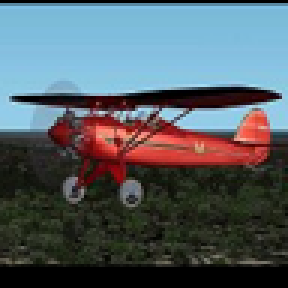
#> input picture Exercise 3/images_per_class/test/airplane/airplane_test_034.png, 96 x 96 px (shown 3 times larger); its folder holds only this picture in this run
$ jupyter execute --allow-errors 3_BoW_with_HOG.ipynb   (shell and % lines are left out)   (older library calls are emulated)
#> lines starting #> are read from the running program, lines starting #| are printed output that depends on the picture
Bag-of-Words classification of STL-10 dataset with HOG features and nearest-neighbor classifier.

[cell 1]
import sys
import os
import glob
import cv2
import numpy as np
from scipy import ndimage, spatial

Define main parameters: path to STL-10, list of names for considered classes, number of codebook words (i.e. K-means clusters), type of norm for determining nearest neighbor of BoW histograms.

[cell 2]
dataset_dir = 'images_per_class'
class_names_input = ['airplane', 'bird', 'car', 'cat', 'deer', 'dog', 'horse', 'monkey', 'ship', 'truck']
#class_names_input = ['cat', 'ship']
K = 100
nearest_neighbor_norm = 'L2'

Filter specified class names to obtain a valid subset of STL-10 classes. If this subset has less than two elements, exit with an error status.

[cell 3]
STL10_class_names = ['airplane', 'bird', 'car', 'cat', 'deer', 'dog', 'horse', 'monkey', 'ship', 'truck']
class_names_input_unique = np.unique(class_names_input)
is_input_valid = np.array([c in STL10_class_names for c in class_names_input_unique])
class_names = class_names_input_unique[is_input_valid]
C = len(class_names)
if C < 2:
    print('Not enough classes to distinguish. Need at least 2 classes from STL-10!')
    sys.exit(1)

Define functions for extraction of HOG features.

[cell 4]
def grid_of_feature_points(image, n_points_x, n_points_y, margin_x, margin_y):
    """
    Construct grid of feature points to serve as patch centers for computation of HOG features.
    """

    nx, ny = image.shape
    x = np.linspace(margin_x, nx + margin_x, n_points_x)
    y = np.linspace(margin_y, ny + margin_y, n_points_y)

    feature_points_x, feature_points_y = np.meshgrid(x, y)

    # Return the set of feature points as two 1D arrays holding their image coordinates.
    return feature_points_x.ravel().astype(int), feature_points_y.ravel().astype(int)


def compute_HOG_descriptors(image, feature_points_x, feature_points_y, cell_width, cell_height):
    """
    Compute the HOG descriptors, as the set of features for an input image, at the specified points.
    Output:
        |HOG_descriptors|: 2D NumPy array of shape (n_points, n_cells * n_cells * n_bins)
    """

    # Define parameters and constants.
    n_bins = 8
    n_points = feature_points_x.shape[0]
    n_cells = 4
    pi = np.pi

    bin_bounds = np.linspace(-pi, pi, n_bins+1)

    HOG_descriptors = np.zeros((n_points, n_cells * n_cells * n_bins))

    im_x = cv2.Sobel(image,cv2.CV_64F,1,0,ksize=3)
    im_y = cv2.Sobel(image,cv2.CV_64F,0,1,ksize=3)

    gradient, theta = cv2.cartToPolar(im_x, im_y)

    theta = np.where(theta<pi , theta, theta - 2*pi)

    for i in range(n_points):
        for j in range(n_cells):
            for k in range(n_cells):
                patch_grad = gradient[feature_points_x[i]+(j-n_cells)*cell_width:feature_points_x[i]+(j-n_cells+1)*cell_width,
                                      feature_points_y[i]+(k-n_cells)*cell_height:feature_points_y[i]+(k-n_cells+1)*cell_height]
                patch_theta = theta[feature_points_x[i]+(j-n_cells)*cell_width:feature_points_x[i]+(j-n_cells+1)*cell_width,
                                    feature_points_y[i]+(k-n_cells)*cell_height:feature_points_y[i]+(k-n_cells+1)*cell_height]
                HOG_descriptors[i, j*k+k:j*k+k+n_bins] = np.histogram(patch_theta.ravel(), bins=bin_bounds, weights=patch_grad.ravel())[0]

    return HOG_descriptors


def feature_extraction(image_full_filename):
    """
    Extract HOG features for an input image.
    Inputs:
        |image_full_filename|: full path to the input image file
    Output:
        2D NumPy array of shape (n_points_x * n_points_y, 128)
    """

    # Read the input image into a numpy.ndarray variable of two dimensions (grayscale) for further processing.
    image = cv2.imread(image_full_filename, 0).astype('float')

    # Define parameters.
    n_points_x = 6
    n_points_y = 6
    cell_width = 4
    cell_height = 4
    margin_x = 2 * cell_width
    margin_y = 2 * cell_height

    # Construct grid of feature points.
    feature_points_x, feature_points_y = grid_of_feature_points(image, n_points_x, n_points_y, margin_x, margin_y)

    # Return HOG features at the computed feature points.
    return compute_HOG_descriptors(image, feature_points_x, feature_points_y, cell_width, cell_height)


def image_full_filenames_in_directory(directory):
    """
    Return a list with full filenames of all images in the input directory, sorted in lexicographical order.
    Inputs:
        |directory|: path to input directory.
    """

    image_format = '.png'
    image_filename_pattern = os.path.join(directory, '*' + image_format)
    list_image_full_filenames = glob.glob(image_filename_pattern)
    # Sort the list.
    list_image_full_filenames = sorted(list_image_full_filenames)

    return list_image_full_filenames


def class_features(class_directory):
    """
    Construct a 3D numpy.ndarray holding the HOG features for all images in a class, under the input directory.
    Inputs:
        |class_directory|: path to input directory.
    """

    # Get the list with all images in the class directory.
    list_image_full_filenames = image_full_filenames_in_directory(class_directory)
    n_images = len(list_image_full_filenames)

    # Initialize a list of HOG features per image.
    HOG_features = []

    # Main loop over the images to compute and append HOG features.
    for i in range(n_images):
        # Display progress.
        #print('Feature extraction for image {:d}/{:d}'.format(i + 1, n_images))

        # Extract features for current image as a 2D numpy.ndarray and append it to the list.
        HOG_features.append(feature_extraction(list_image_full_filenames[i]))

    # Concatenate feature vectors from all images into a single 3D numpy.ndarray with dimensions
    # n_images-by-n_descriptors-by-D.
    # ASSUMPTION: all images of processed classes have equal dimensions, therefore equal n_points for the constructed
    # grids.
    HOG_features_class = np.array(HOG_features)

    return HOG_features_class


def split_features(dataset_dir, split, class_names):
    """
    Construct a list of 3D arrays, one for each class, with features for an entire split of the dataset.
    Inputs:
        |dataset_dir|: path to root dataset directory.
        |split|: name of processed split, e.g. 'train' or 'test'.
        |class_names|: list of names of considered classes.
    """

    # Form path to root split directory.
    split_dir = os.path.join(dataset_dir, split)

    HOG_features_split = []

    # Main loop over classes.
    for i in range(len(class_names)):
        current_class_name = class_names[i]

        # Display progress.
        print('Processing {:s} split, class {:d}: {:s}'.format(split, i + 1, current_class_name))

        # Extract features.
        HOG_features_split.append(class_features(os.path.join(split_dir, current_class_name)))

    return HOG_features_split

**Training** and **testing** - **step 1)** compute HOG features for the entire train and test splits.

[cell 5]
train_split = 'train'
HOG_features_train = split_features(dataset_dir, train_split, class_names)
#> in feature_extraction, `image = cv2.imread(image_full_filename, 0).astype('float')`:
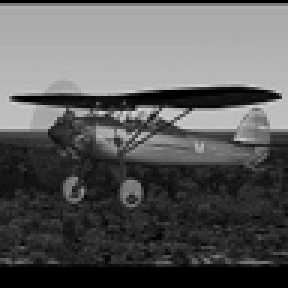
#> image: shape (96, 96) float64 (shown 3 times larger); min 0, max 213, mean 90.7
#> in feature_extraction, `feature_points_x, feature_points_y = grid_of_feature_points(image, n_p..`: feature_points_x = 36 values, max 104 at index 5, min 8 at index 0, mean 55.67; feature_points_y = 36 values from 8 to 104
#> in compute_HOG_descriptors, `im_x = cv2.Sobel(image,cv2.CV_64F,1,0,ksize=3)`:
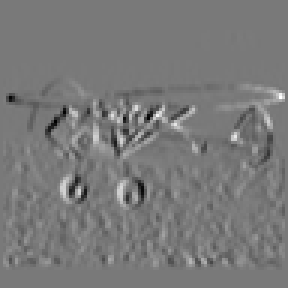
#> im_x: shape (96, 96) float64 (shown 3 times larger); min -465, max 509, mean -0.1; drawn with min black and max white
#> in compute_HOG_descriptors, `im_y = cv2.Sobel(image,cv2.CV_64F,0,1,ksize=3)`:
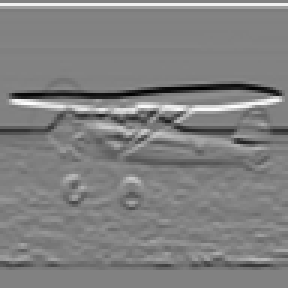
#> im_y: shape (96, 96) float64 (shown 3 times larger); min -815, max 789, mean -5.2; drawn with min black and max white
#> in compute_HOG_descriptors, `gradient, theta = cv2.cartToPolar(im_x, im_y)`:
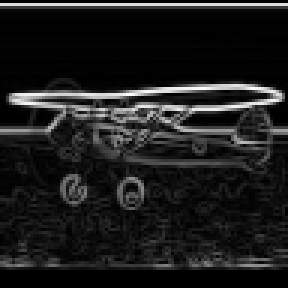
#> gradient: shape (96, 96) float64 (shown 3 times larger); min 0, max 815.1, mean 93.3; drawn with min black and max white
#> in compute_HOG_descriptors, `gradient, theta = cv2.cartToPolar(im_x, im_y)`:
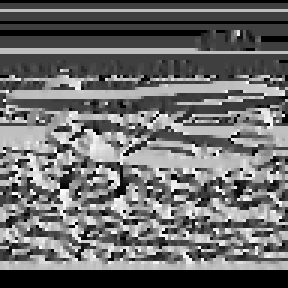
#> theta: shape (96, 96) float64 (shown 3 times larger); min 0, max 6.27, mean 2.68; drawn with min black and max white
#> in compute_HOG_descriptors, `theta = np.where(theta<pi , theta, theta - 2*pi)`:
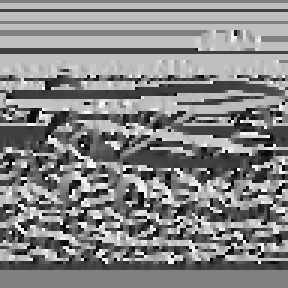
#> theta: shape (96, 96) float64 (shown 3 times larger); min -3.14, max 3.14, mean 0.134; drawn with min black and max white
#> in feature_extraction, `return compute_HOG_descriptors(image, feature_points_x, feature_points..`:
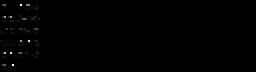
#> returned value: shape (36, 128) float64 (shown 2 times larger); min 0, max 4370.4, mean 18.7; drawn with min black and max white
#> pass 2 of the loop in split_features, `for i in range(len(class_names)):`:
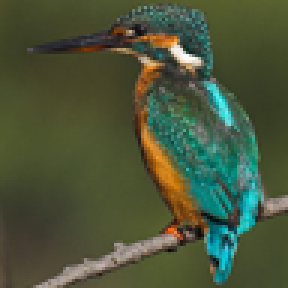
#> input picture Exercise 3/images_per_class/test/bird/bird_test_025.png, 96 x 96 px (shown 3 times larger)
#> in compute_HOG_descriptors (call 2), `theta = np.where(theta<pi , theta, theta - 2*pi)`:
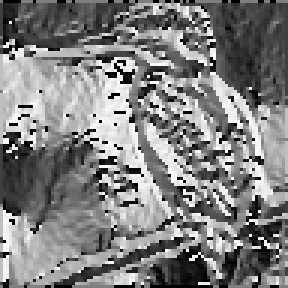
#> theta: shape (96, 96) float64 (shown 3 times larger); min -3.14, max 3.14, mean -0.00183; drawn with min black and max white
#> in feature_extraction (call 2), `return compute_HOG_descriptors(image, feature_points_x, feature_points..`:
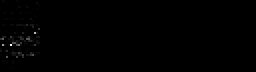
#> returned value: shape (36, 128) float64 (shown 2 times larger); min 0, max 3227.2, mean 11; drawn with min black and max white

# Concatenate HOG features from all classes of the train split into one 2D matrix.
n_images_per_class, n_descriptors_per_image, D = HOG_features_train[0].shape
#> n_images_per_class = 1; n_descriptors_per_image = 36; D = 128
HOG_features_train_concatenated = np.empty((0, D))
#> HOG_features_train_concatenated = empty array
for c in range(C):
    HOG_features_train_concatenated = np.concatenate((HOG_features_train_concatenated,
                                                      np.reshape(HOG_features_train[c], (-1, D))))
#> this loop made 10 passes
#> pass 2, `HOG_features_train_concatenated = np.concatenate((HOG_features_train_c..`:
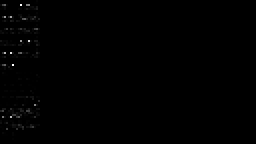
#> HOG_features_train_concatenated: shape (72, 128) float64 (shown 2 times larger); min 0, max 4370.4, mean 14.8; drawn with min black and max white

test_split = 'test'
HOG_features_test = split_features(dataset_dir, test_split, class_names)
#> pass 2 of the loop in split_features, `for i in range(len(class_names)):`:

Define functions for codebook construction via K-means clustering, Bag-of-Words histogram representation, nearest-neighbor classification, and evaluation.

[cell 6]
# [50 lines left out: functions find_nearest_neighbor_L2, find_nearest_neighbor_Cos, find_nearest_neighbor_L1, not called in this run]

def kmeans(points, K, n_iter):
    """
    Cluster the input points into K clusters using K-means with the specified number of iterations and output the
    induced cluster centroids.
    Inputs:
        |points|: 2D numpy.ndarray containing feature vectors as its rows, with dimensions N-by-D
        |K|: number of clusters
        |n_iter|: number of iterations of K-means algorithm
    Output:
        |centroids|: 2D numpy.ndarray containing the final cluster centroids as its rows, with dimensions K-by-D
    """

    N, n_dims = points.shape[:2]

    # Centroid initialization with randomly selected feature vectors.
    centroids = points[np.random.choice(n_dims, K, replace=False), :]


    # Main K-means loop.
    for i in range(n_iter):
        # 1) Cluster assignment.
        assignments = find_nearest_neighbor_L2(points, centroids)

        for k in range(K):
            if ((assignments == k).any()):
                centroids[k,:] = np.mean(points[assignments == k], axis = 0)
            else:
                centroids[k,:] = points[np.random.choice(n_dims, 1, replace=False), :]

        # Display progress.
        print('Completed K-means iteration {:d}/{:d}'.format(i+1, n_iter))

    return centroids


# [94 lines left out: functions bow_histograms_and_labels, nearest_neighbor_classifier, confusion_matrix, accuracy_from_confusion_matrix, not called in this run]

**Training** and **testing** - **step 2)**

[cell 7]
n_evaluation_rounds = 2

# Initialize confusion matrices and array of accuracy values.
confusion_matrices = np.zeros((n_evaluation_rounds, C, C))
accuracy_values = np.zeros(n_evaluation_rounds)

# Fix random seed to ensure reproducibility of the results.
np.random.seed(0)

# Define other parameters.
n_iters_kmeans = 10

# Main loop to repeat training and testing.
#> (the rest of this cell did not finish here and is left out)

[cell 8]
import seaborn as sns
import matplotlib.pyplot as plt

plt.figure(figsize=(10,8))
sns.heatmap(confusion_matrices[1]/confusion_matrices[1].sum(axis=0)*100,
            annot=confusion_matrices[1]/confusion_matrices[1].sum(axis=0)*100,
            xticklabels=class_names, yticklabels=class_names, fmt='.1f', cmap='Purples')
plt.yticks(rotation=0)
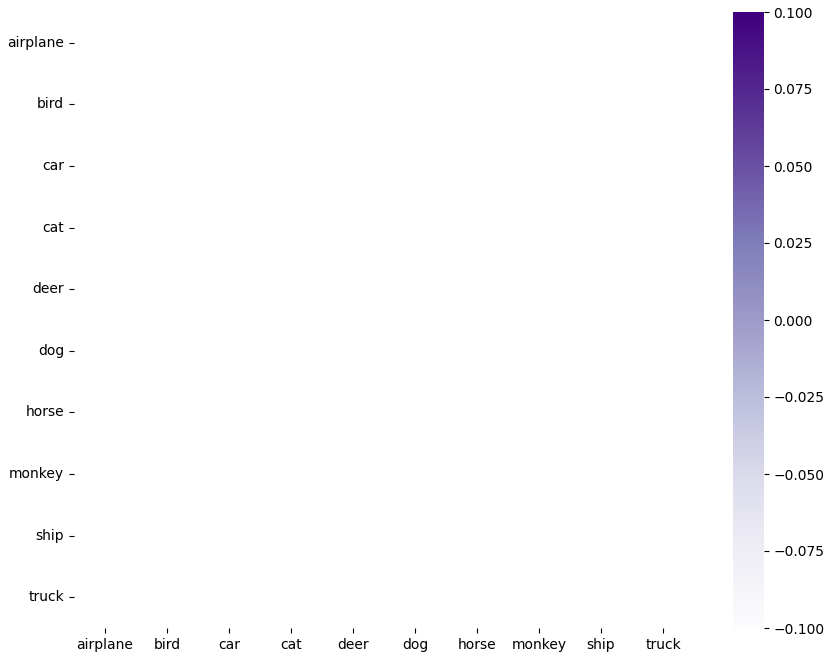
#> figure drawn by matplotlib, 2 panels
